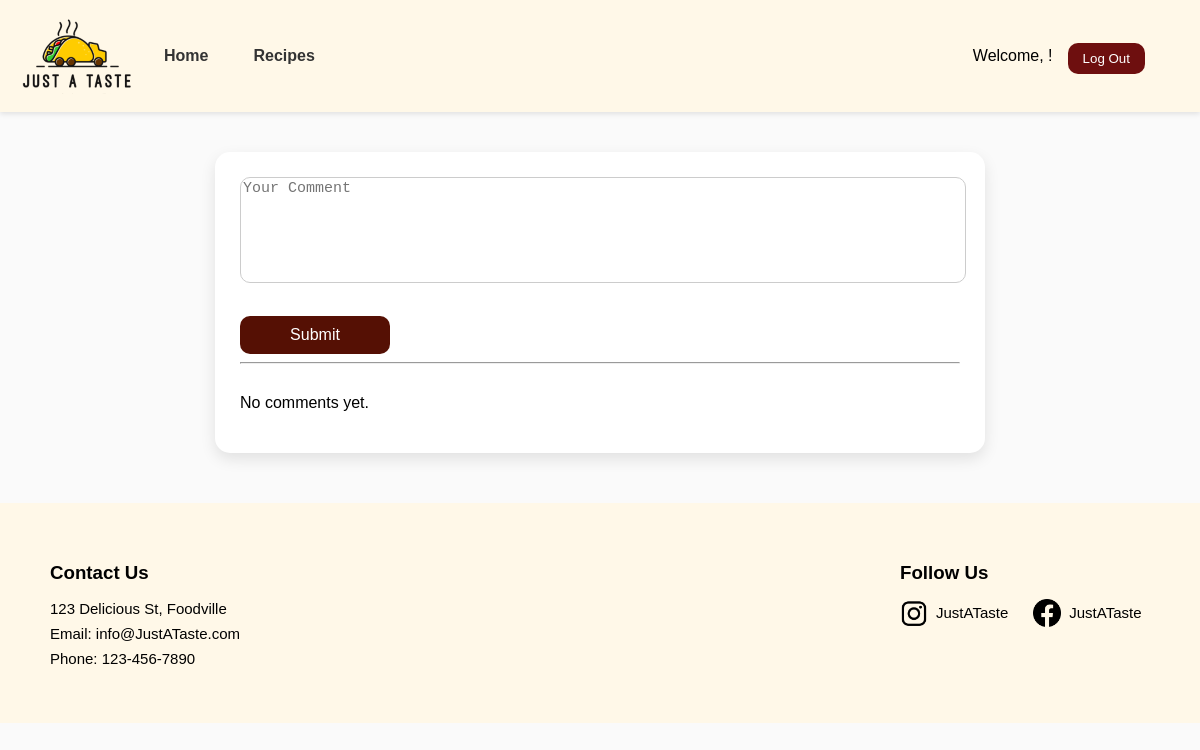
Before: /comment.php?rid=7 with the older database file.
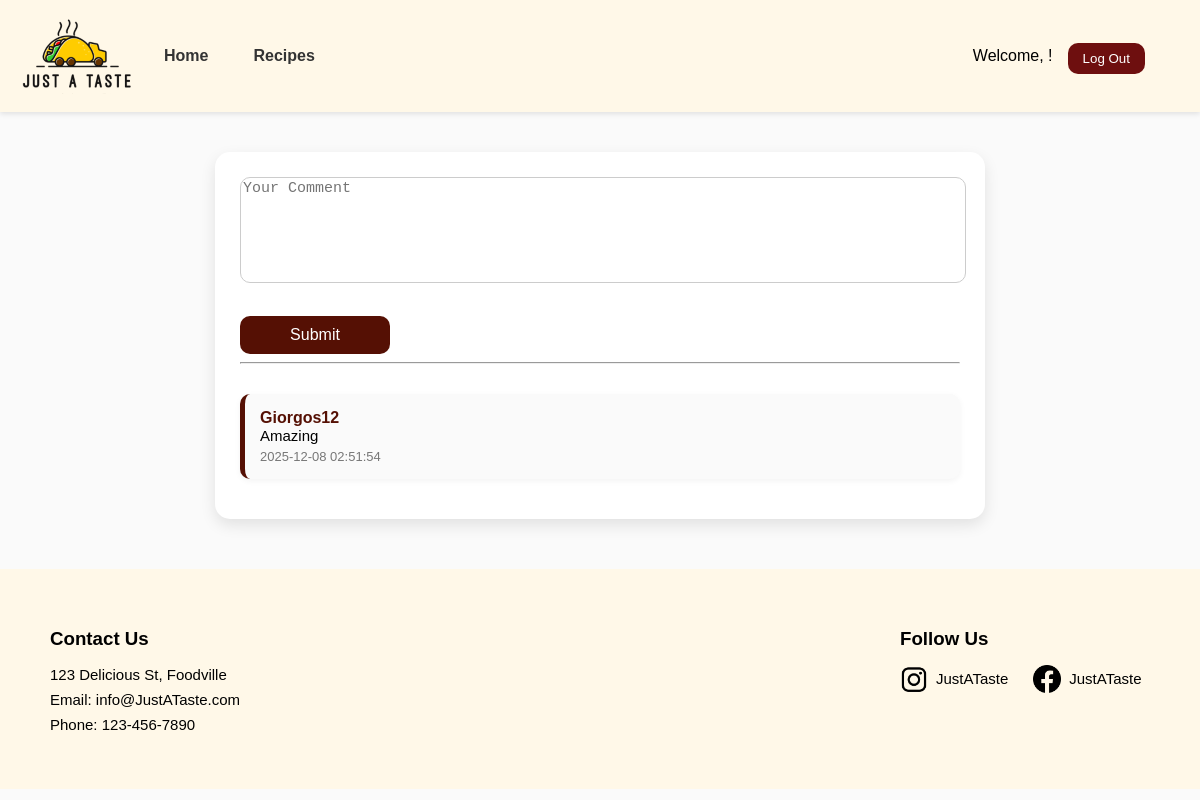
After: the same page with the newer database file.
### tables this page shows
CREATE TABLE `comments` (
  `CommentID` int(11) NOT NULL,
  `CommentText` text NOT NULL,
  `CommentDate` datetime DEFAULT current_timestamp(),
  `UserID` int(11) NOT NULL,
  `RID` int(11) NOT NULL
);

CREATE TABLE `users` (
  `UserID` int(10) NOT NULL,
  `Uname` varchar(50) NOT NULL,
  `UPass` varchar(255) DEFAULT NULL,
  `UEmail` varchar(50) NOT NULL
);

### comment.php (the view, shortened to what this page needs)
<?php
include "config.php";
$username = $_SESSION["Uname"];
$rid = intval($_GET['rid']);
?>
<!DOCTYPE html>
<html lang="en">
<head>
    <link rel="stylesheet" href="css/comment.css">
</head>
<body>
<nav class="navbar">
    <div class="nav-left">
        <a href="home.php"><img src="imgs/hlogo.png" alt="Logo" class="logo"></a>
        <a href="home.php" class="nav-link">Home</a>
        <div class="dropdown">
            <a href="#" class="nav-link">Recipes</a>
        </div>
    </div>
    <div class="nav-right">
        <span class="welcome-text">Welcome, <?= htmlspecialchars($username) ?>!</span>
        <form method="POST" action="home.php" class="logout-form">
            <button class="logout-btn" name="logout" type="submit">Log Out</button>
        </form>
    </div>
</nav>
<div id="comments" class="comments">
    <form action="" method="POST">
        <textarea placeholder="Your Comment" name="comment" required></textarea><br>
        <input type="submit" value="Submit" name="post_comment">
    </form>
    <hr>
    <?php
    $sql = "SELECT c.CommentText, c.CommentDate, u.Uname
            FROM comments c
            JOIN users u ON c.UserID = u.UserID
            WHERE c.RID = $rid
            ORDER BY c.CommentDate DESC";
    $result = mysqli_query($conn, $sql);
    echo "<div class='comment-list'>";
    if (mysqli_num_rows($result) > 0) {
        while ($row = mysqli_fetch_assoc($result)) {
            echo "
                <div class='comment-item'>
                    <p><strong>" . htmlspecialchars($row['Uname']) . "</strong></p>
                    <p>" . htmlspecialchars($row['CommentText']) . "</p>
                    <small>" . $row['CommentDate'] . "</small>
                </div>
            ";
        }
    } else {
        echo "<p>No comments yet.</p>";
    }
    echo "</div>";
    ?>
</div>
<footer class="footer">
    <div class="container">
        <div class="footer-content">
            <h3>Contact Us</h3>
            <ul>
                <li>123 Delicious St, Foodville</li>
                <li>Email: info@JustATaste.com</li>
                <li>Phone: 123-456-7890</li>
            </ul>
        </div>
        <div class="footer-social">
            <h3>Follow Us</h3>
           <div class="social-icons">
    <div class="social-item">
        <img src="imgs/insta.png" alt="instagram">
        <p>JustATaste</p>
    </div>
    <div class="social-item">
        <img src="imgs/face.png" alt="facebook">
        <p>JustATaste</p>
    </div>
</div>
        </div>
    </div>
</footer>
</body>
</html>

### css/comment.css (style rules this page uses)
body { margin: 0; font-family: Arial, sans-serif; background-color: #fafafa; }
.navbar { display: flex; justify-content: space-between; align-items: center; background-color:#fff8e8; padding: 10px 20px; box-shadow: 0 2px 5px rgba(0,0,0,0.1); }
.nav-left { display: flex; align-items: center; gap: 20px; }
.nav-link { text-decoration: none; color: #333; font-weight: 600; padding: 5px 10px; }
.dropdown { position: relative; display: inline-block; }
.dropdown .nav-link { cursor: pointer; padding: 10px 15px; display: inline-block; }
.nav-right { display: flex; align-items: center; gap: 15px; }
.logout-btn { display: inline-block; margin-top: 5px; background-color: rgb(110, 15, 15); color: #fff; text-decoration: none; padding: 8px 15px; border: none; border-radius: 10px; }
.comments { width: 60%; margin: 40px auto; padding: 25px; background: #ffffff; border-radius: 15px; box-shadow: 0 6px 15px rgba(0,0,0,0.1); }
.comments form { display: flex; flex-direction: column; }
.comments textarea { width: 100%; height: 100px; border-radius: 10px; border: 1px solid #ccc; resize: none; font-size: 15px; outline: none; transition: 0.3s; }
.comments input[type="submit"] { width: 150px; margin-top: 15px; padding: 10px; background: #551004; border: none; border-radius: 10px; color: white; font-size: 16px; cursor: pointer; transition: 0.3s; }
.comment-list { margin-top: 30px; }
.comment-item { background: #fafafa; padding: 15px; border-radius: 10px; margin-bottom: 15px; border-left: 5px solid #551004; box-shadow: 0 2px 6px rgba(0,0,0,0.05); }
.comment-item p { margin: 0; font-size: 15px; }
.comment-item strong { color: #551004; font-size: 16px; }
.comment-item small { display: block; margin-top: 5px; color: #777; font-size: 13px; }
.footer { background-color: #fff8e8; color: #000000; padding: 40px 20px; margin-top: 50px; }
.footer .container { display: flex; justify-content: space-between; flex-wrap: wrap; max-width: 1100px; margin: auto; }
.footer-content h3, .footer-social h3 { margin-bottom: 15px; }
.footer-content ul { list-style: none; padding: 0; }
.footer-content ul li { margin-bottom: 8px; font-size: 15px; }
.footer-social { min-width: 250px; }
.social-icons { display: flex; gap: 25px; align-items: center; }
.social-item { display: flex; align-items: center; gap: 8px; }
.social-icons img { width: 28px; height: 28px; cursor: pointer; transition: transform 0.2s ease; }
.social-icons p { margin: 0; font-size: 15px; }

Changed rows visible on the page:
added comments: UserID.Uname "Giorgos12", CommentText "Amazing", CommentDate "2025-12-08 02:51:54"
Other visible differences:
text no longer shown: "No comments yet."
